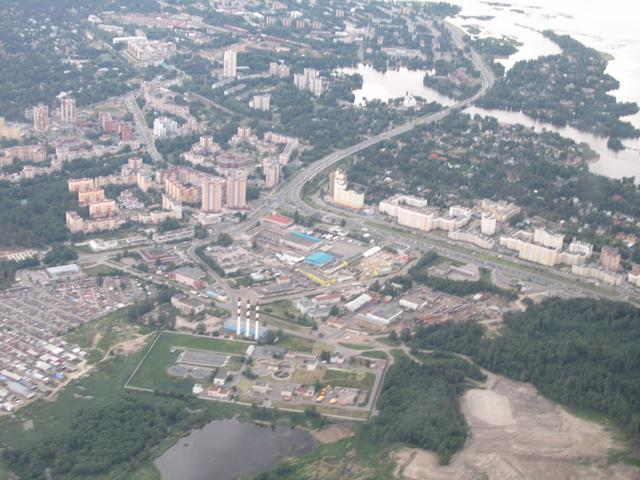
#> input picture aero1.jpg, 640 x 480 px, given in place of the camera
$ python mean-shift-object-detection.py
#> lines starting #> are read from the running program, lines starting #| are printed output that depends on the picture; after the words box and inside, x2 and y2 are one past the last pixel; in counts of white or black regions, pixels touching at a corner belong together
import numpy as np
import cv2 as cv


cap = cv.VideoCapture(1)

# take first frame of the video
ret,frame = cap.read()
#> frame is the input picture: shape (480, 640, 3); mean B, G, R 153.6, 150.4, 147.6

# setup initial location of window
x, y, w, h = 300, 200, 100, 50 # simply hardcoded the values

track_window = (x, y, w, h)
# set up the ROI for tracking

roi = frame[y:y+h, x:x+w]
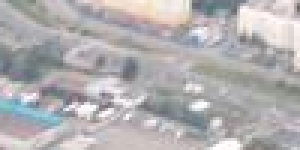
#> roi: shape (50, 100, 3) (shown 3 times larger); mean B, G, R 177, 175.5, 178

hsv_roi =  cv.cvtColor(roi, cv.COLOR_BGR2HSV)
#> hsv_roi: shape (50, 100, 3); mean H, S, V 88.2, 14, 182

mask = cv.inRange(hsv_roi, np.array((0., 60.,32.)), np.array((180.,255.,255.)))
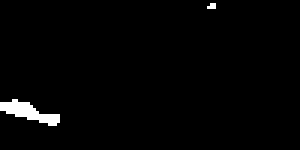
#> mask: shape (50, 100) (shown 3 times larger); 1.7% white; 2 white regions (1 under 20 px), largest, box (x1, y1, x2, y2) and area: (0, 33, 20, 42) 82

roi_hist = cv.calcHist([hsv_roi],[0],mask,[180],[0,180])
#> roi_hist = 180 values, max 14 at index 98, min 0 at index 0, mean 0.483

cv.normalize(roi_hist,roi_hist,0,255,cv.NORM_MINMAX)

# Setup the termination criteria, either 10 iteration or move by atleast 1 pt
term_crit = ( cv.TERM_CRITERIA_EPS | cv.TERM_CRITERIA_COUNT, 10, 1 )

while True:
    ret, frame = cap.read()
    if ret == True:
        hsv = cv.cvtColor(frame, cv.COLOR_BGR2HSV)
#> hsv: shape (480, 640, 3); mean H, S, V 90.1, 26.5, 158.2
        dst = cv.calcBackProject([hsv],[0],roi_hist,[0,180],1)
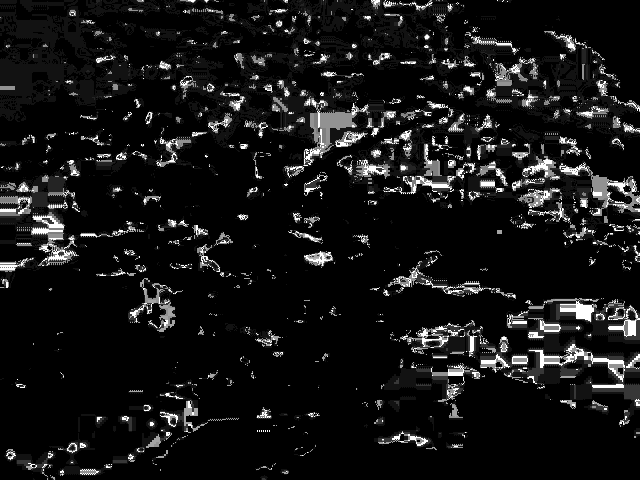
#> dst: shape (480, 640); min 0, max 255, mean 20.9
        # apply meanshift to get the new location
        ret, track_window = cv.meanShift(dst, track_window, term_crit)
#> ret = 7; track_window = (272, 224, 100, 50)
        # Draw it on image
        x,y,w,h = track_window
#> x = 272; y = 224; w = 100; h = 50
        img2 = cv.rectangle(frame, (x,y), (x+w,y+h), 255,2)
        cv.imshow('img2',img2)
        k = cv.waitKey(30) & 0xff
#> (key Esc is pressed here)
        if k == 27:
            break
    else:
        break
